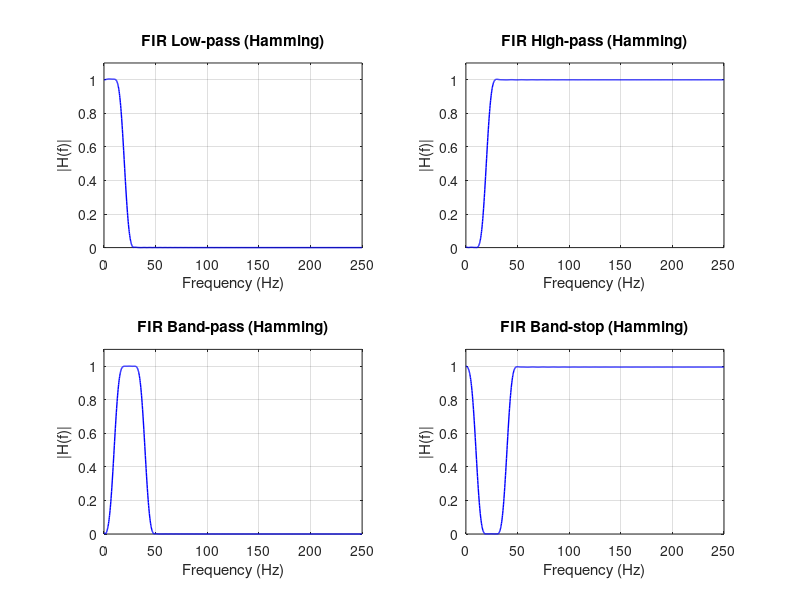
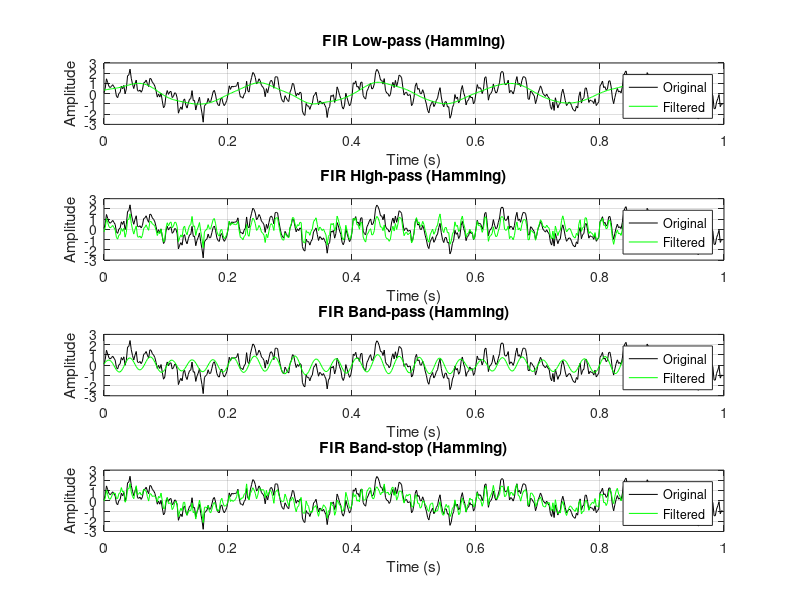

These figures' MATLAB source, in order:
%% FIR_filters
% Design and analysis of FIR filters using the windowed-sinc method
% with a Hamming window.
%   Types: Low-pass (LP), High-pass (HP), Band-pass (BP), Band-stop (BS)
%
% Author: Nariman Ziaie
% Date  : 27-Nov-2025

clc;
clear;
close all;

%% 1. Sampling frequency and time vector
fs = 500;                           % Sampling frequency [Hz]
t  = 0:1/fs:1-1/fs;                 % Time vector (1 s)

%% 2. Input signal: 5 Hz + 30 Hz + 80 Hz + white noise
x = sin(2*pi*5*t) ...               % 5 Hz
  + 0.7*sin(2*pi*30*t) ...          % 30 Hz
  + 0.5*sin(2*pi*80*t) ...          % 80 Hz
  + 0.3*randn(size(t));             % Noise

%% 3. Frequency specifications (Hz)
fc_lp   = 20;                       % Low-pass cutoff
fc_hp   = 20;                       % High-pass cutoff
bp_edge = [10 40];                  % Band edges for BP / BS

% Normalized digital frequencies (0..1 -> 0..fs/2)
W_lp = fc_lp   / (fs/2);
W_hp = fc_hp   / (fs/2);
W_bp = bp_edge / (fs/2);            % Band-pass
W_bs = bp_edge / (fs/2);            % Band-stop

%% 4. FIR design parameters
numTaps       = 101;                % Number of taps (odd -> linear phase)
hammingWindow = hamming(numTaps);   % Hamming window

%% 5. Design FIR filters (windowed-sinc via fir1)
% fir1(order, Wn, 'type', window)
b_fir_lp = fir1(numTaps-1, W_lp, 'low',      hammingWindow);   % Low-pass
b_fir_hp = fir1(numTaps-1, W_hp, 'high',     hammingWindow);   % High-pass
b_fir_bp = fir1(numTaps-1, W_bp, 'bandpass', hammingWindow);   % Band-pass
b_fir_bs = fir1(numTaps-1, W_bs, 'stop',     hammingWindow);   % Band-stop

%% 6. Group delay (for alignment)
delay = (numTaps - 1) / 2;          % Samples (constant for linear-phase FIR)

%% 7. Frequency responses (4 subplots)
figure('Name','FIR filter frequency responses');

filterTypes = {'Low-pass','High-pass','Band-pass','Band-stop'};
bCoeffs     = {b_fir_lp, b_fir_hp, b_fir_bp, b_fir_bs};

for i = 1:numel(bCoeffs)
    subplot(2,2,i);
    [H,freq] = freqz(bCoeffs{i}, 1, 1024, fs);
    plot(freq, abs(H), 'b', 'LineWidth', 1);
    title(['FIR ' filterTypes{i} ' (Hamming)']);
    xlabel('Frequency (Hz)');
    ylabel('|H(f)|');
    xlim([0 fs/2]);
    ylim([0 1.1]);
    grid on;
end

%% 8. Apply FIR filters to the input signal
y_fir_lp = filter(b_fir_lp, 1, x);
y_fir_hp = filter(b_fir_hp, 1, x);
y_fir_bp = filter(b_fir_bp, 1, x);
y_fir_bs = filter(b_fir_bs, 1, x);

%% 9. Compensate for group delay (for plotting)
t_aligned        = t(1:end-delay);
y_fir_lp_aligned = y_fir_lp(delay+1:end);
y_fir_hp_aligned = y_fir_hp(delay+1:end);
y_fir_bp_aligned = y_fir_bp(delay+1:end);
y_fir_bs_aligned = y_fir_bs(delay+1:end);

%% 10. Time-domain responses for all FIR filters
figure('Name','FIR filters - time domain');

subplot(4,1,1);
plot(t, x, 'k', t_aligned, y_fir_lp_aligned, 'g');
title('FIR Low-pass (Hamming)');
xlabel('Time (s)');
ylabel('Amplitude');
legend('Original','Filtered');
grid on;

subplot(4,1,2);
plot(t, x, 'k', t_aligned, y_fir_hp_aligned, 'g');
title('FIR High-pass (Hamming)');
xlabel('Time (s)');
ylabel('Amplitude');
legend('Original','Filtered');
grid on;

subplot(4,1,3);
plot(t, x, 'k', t_aligned, y_fir_bp_aligned, 'g');
title('FIR Band-pass (Hamming)');
xlabel('Time (s)');
ylabel('Amplitude');
legend('Original','Filtered');
grid on;

subplot(4,1,4);
plot(t, x, 'k', t_aligned, y_fir_bs_aligned, 'g');
title('FIR Band-stop (Hamming)');
xlabel('Time (s)');
ylabel('Amplitude');
legend('Original','Filtered');
grid on;

% End of FIR_filters.m
